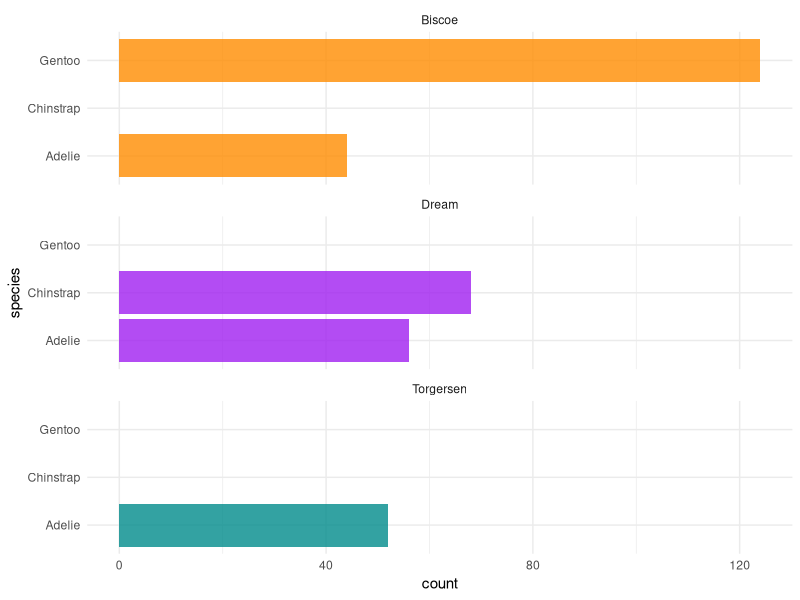
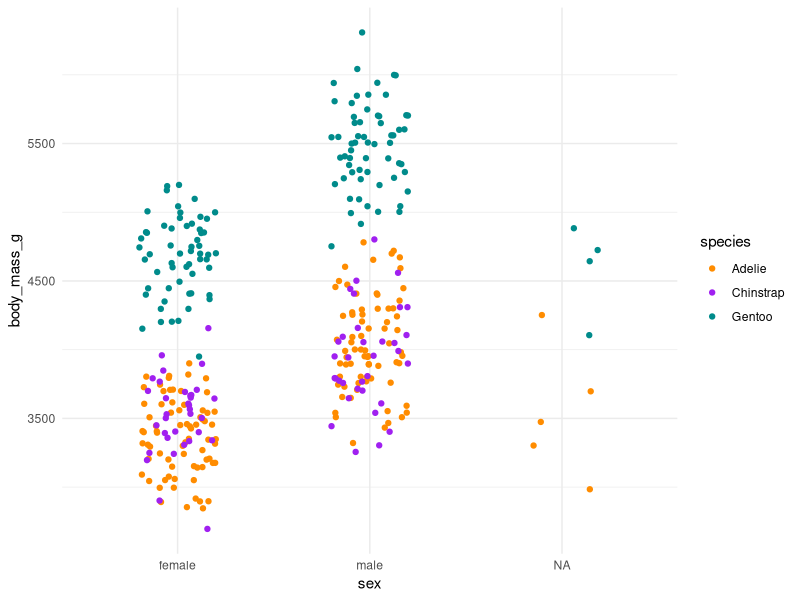
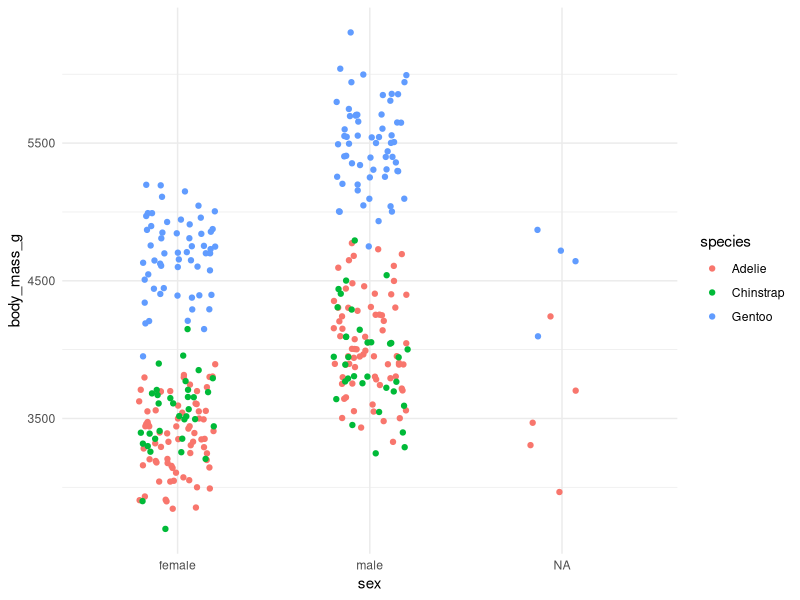

The R script that drew these images, in order: (Note: this script raises an error after producing the figures.)
## ---- chunk 1
install.packages('tidyverse', repos = "http://cran.us.r-project.org")
## ---- chunk 2
library(tidyverse)
## ---- chunk 3
#install.packages('palmerpenguins', repos = "http://cran.us.r-project.org")
library(palmerpenguins)

# This line prints the citation to the data package developers- just like we cite papers, it is important to cite our data sources!
citation("palmerpenguins")
## ---- chunk 4
view(penguins)
# This will open up the full data table (called a "dataframe" in tidyverse language) in a new RStudio window
## ---- chunk 5
glimpse(penguins)
## ---- chunk 6
penguins %>% 
  count(species)
## ---- chunk 7
### Your code here! (remember you can copy/paste from a different code chunk and then modify as needed, if you would like!)
## ---- chunk 8
### Your code here! (remember you can copy/paste from a different code chunk and then modify as needed, if you would like!)
## ---- chunk 9
ggplot(penguins, aes(x = species, fill = island)) +
  geom_bar(alpha = 0.8) +
  scale_fill_manual(values = c("darkorange","purple","cyan4"),
                    guide = FALSE) +
  theme_minimal() +
  facet_wrap(~island, ncol = 1) +
  coord_flip()
## ---- chunk 10
summary(penguins)
## ---- chunk 11
means_by_sex <- penguins %>% 
  group_by(sex) %>% 
  drop_na() %>% 
  summarize(mean_body_mass_g = mean(body_mass_g), 
            mean_flipper_length_mm = mean(flipper_length_mm), 
            n = n())
## ---- chunk 12
ggplot(data = penguins, 
       aes(x = sex, 
           y = body_mass_g)) +
  geom_jitter(width = .2, aes(col = species)) +
  scale_color_manual(values = c("darkorange","purple","cyan4")) +
  theme_minimal()
## ---- chunk 13
ggplot(data = penguins, 
       aes(x = sex, 
           y = body_mass_g)) +
  geom_jitter(width = .2, aes(col = species)) +
  theme_minimal()
## ---- chunk 14
quant <- penguins %>%
  select(bill_length_mm, bill_depth_mm, flipper_length_mm, body_mass_g) %>% 
  drop_na()
## ---- chunk 15
quant %>%
  cor() 
## ---- chunk 16
ggplot(data = penguins, 
       aes(x = variable1, 
           y = variable2)) +
  geom_point(aes(color = species), size = 2) +
  scale_color_manual(values = c("darkorange","darkorchid","cyan4")) +
  theme_minimal()
